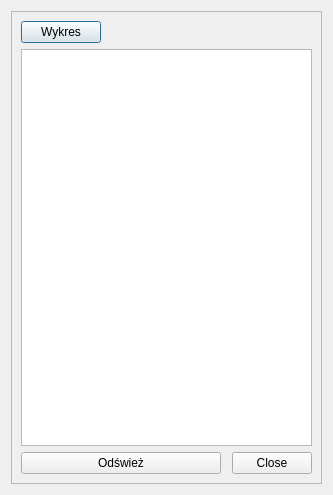
<?xml version="1.0" encoding="UTF-8"?>
<ui version="4.0">
 <class>ZonalTableWidget</class>
 <widget class="QDialog" name="ZonalTableWidget">
  <property name="geometry">
   <rect>
    <x>0</x>
    <y>0</y>
    <width>333</width>
    <height>495</height>
   </rect>
  </property>
  <property name="sizePolicy">
   <sizepolicy hsizetype="Expanding" vsizetype="Preferred">
    <horstretch>0</horstretch>
    <verstretch>0</verstretch>
   </sizepolicy>
  </property>
  <property name="windowTitle">
   <string>Tabela</string>
  </property>
  <layout class="QGridLayout" name="gridLayout_3">
   <item row="0" column="0">
    <widget class="QFrame" name="mainFrame">
     <property name="minimumSize">
      <size>
       <width>0</width>
       <height>0</height>
      </size>
     </property>
     <property name="maximumSize">
      <size>
       <width>16777215</width>
       <height>16777215</height>
      </size>
     </property>
     <property name="frameShape">
      <enum>QFrame::StyledPanel</enum>
     </property>
     <property name="frameShadow">
      <enum>QFrame::Raised</enum>
     </property>
     <layout class="QGridLayout" name="gridLayout_2">
      <item row="0" column="0">
       <layout class="QVBoxLayout" name="verticalLayout">
        <item>
         <layout class="QHBoxLayout" name="horizontalLayout">
          <property name="spacing">
           <number>14</number>
          </property>
          <property name="sizeConstraint">
           <enum>QLayout::SetDefaultConstraint</enum>
          </property>
          <property name="bottomMargin">
           <number>0</number>
          </property>
          <item>
           <widget class="QPushButton" name="pushButton_5">
            <property name="text">
             <string>Wykres</string>
            </property>
           </widget>
          </item>
          <item>
           <spacer name="horizontalSpacer">
            <property name="orientation">
             <enum>Qt::Horizontal</enum>
            </property>
            <property name="sizeHint" stdset="0">
             <size>
              <width>40</width>
              <height>20</height>
             </size>
            </property>
           </spacer>
          </item>
         </layout>
        </item>
        <item>
         <widget class="QTableWidget" name="tableWidget">
          <property name="locale">
           <locale language="Polish" country="Poland"/>
          </property>
          <property name="editTriggers">
           <set>QAbstractItemView::NoEditTriggers</set>
          </property>
          <property name="dragDropOverwriteMode">
           <bool>false</bool>
          </property>
          <property name="sortingEnabled">
           <bool>true</bool>
          </property>
         </widget>
        </item>
        <item>
         <layout class="QHBoxLayout" name="horizontalLayout_2">
          <item>
           <widget class="QPushButton" name="pushButton_6">
            <property name="sizePolicy">
             <sizepolicy hsizetype="Expanding" vsizetype="Fixed">
              <horstretch>0</horstretch>
              <verstretch>0</verstretch>
             </sizepolicy>
            </property>
            <property name="minimumSize">
             <size>
              <width>200</width>
              <height>0</height>
             </size>
            </property>
            <property name="text">
             <string>Odśwież</string>
            </property>
           </widget>
          </item>
          <item>
           <widget class="QDialogButtonBox" name="buttonBox">
            <property name="maximumSize">
             <size>
              <width>100</width>
              <height>16777215</height>
             </size>
            </property>
            <property name="standardButtons">
             <set>QDialogButtonBox::Close</set>
            </property>
           </widget>
          </item>
         </layout>
        </item>
       </layout>
      </item>
     </layout>
    </widget>
   </item>
  </layout>
 </widget>
 <resources/>
 <connections>
  <connection>
   <sender>buttonBox</sender>
   <signal>rejected()</signal>
   <receiver>ZonalTableWidget</receiver>
   <slot>reject()</slot>
   <hints>
    <hint type="sourcelabel">
     <x>406</x>
     <y>341</y>
    </hint>
    <hint type="destinationlabel">
     <x>238</x>
     <y>187</y>
    </hint>
   </hints>
  </connection>
  <connection>
   <sender>buttonBox</sender>
   <signal>accepted()</signal>
   <receiver>ZonalTableWidget</receiver>
   <slot>accept()</slot>
   <hints>
    <hint type="sourcelabel">
     <x>406</x>
     <y>341</y>
    </hint>
    <hint type="destinationlabel">
     <x>238</x>
     <y>187</y>
    </hint>
   </hints>
  </connection>
 </connections>
</ui>
